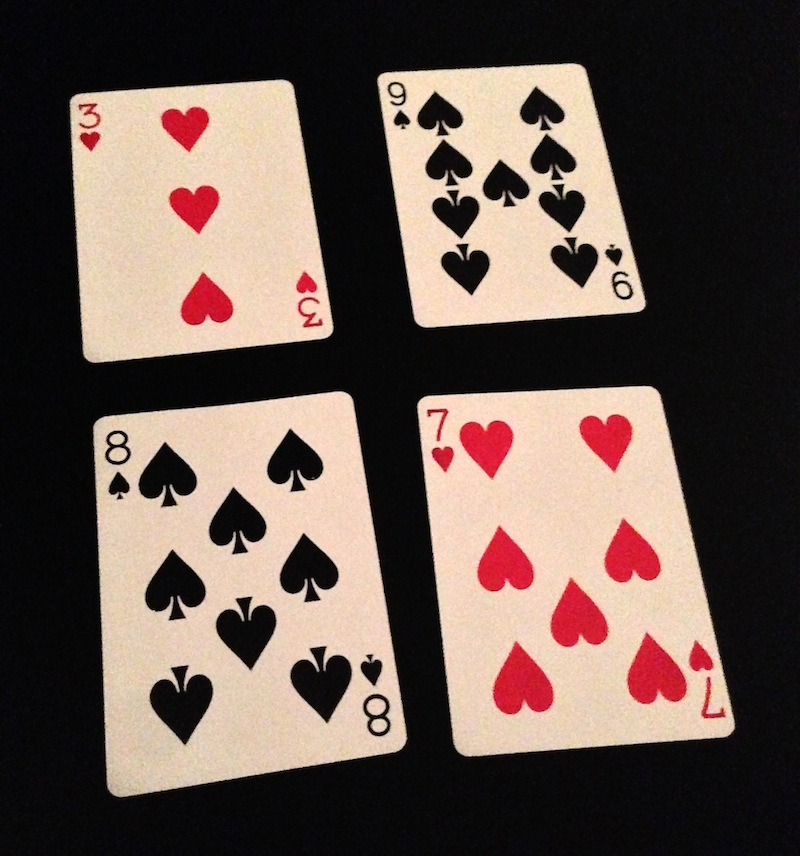
#> input picture Building BlackJack Counter/test.jpg, 800 x 856 px
$ python -i app.py   (imports and definitions only)   (Python 2 division)
#> lines starting #> are read from the running program, lines starting #| are printed output that depends on the picture; after the words box and inside, x2 and y2 are one past the last pixel; in counts of white or black regions, pixels touching at a corner belong together
#> further down, picture is the input picture: shape (856, 800, 3); mean B, G, R 79.1, 86.9, 103.7
import numpy as np
import cv2

def reorder(pts):
    """Reorder points in a rectangle in clockwise order to be consistent with OpenCV!
    """
    pts = pts.reshape((4,2))
    pts_new = np.zeros((4,2), np.float32)

    add = pts.sum(1)
    pts_new[0] = pts[np.argmin(add)]
    pts_new[2] = pts[np.argmax(add)]

    diff = np.diff(pts, 1)
    pts_new[1] = pts[np.argmin(diff)]
    pts_new[3] = pts[np.argmax(diff)]

    return pts_new

def preprocess(img):
    """Image cleaning
    """
    gray = cv2.cvtColor(img, cv2.COLOR_BGR2GRAY)
    blur = cv2.GaussianBlur(gray, (5,5), 0)
    thresh = cv2.adaptiveThreshold(blur, 255, 1, 1, 11, 1)
    return thresh

def img_compare(A, B):
    """Metric of image comparison
    """
    A = cv2.GaussianBlur(A, (5,5), 5)
    B = cv2.GaussianBlur(B, (5,5), 5)
    diff = cv2.absdiff(A, B)
    _, diff = cv2.threshold(diff, 200, 255, cv2.THRESH_BINARY)
    return np.sum(diff)

def closest_card(model, img):
    """Find the playing card that is the closest to img
    """
    features = preprocess(img)
    closest_match = sorted(model.values(), key=lambda x:img_compare(x[1], features))[0]
    return closest_match[0]

def extract_cards(img, num_cards=4):
#> called with num_cards = 4
    cards = []
    gray = cv2.cvtColor(img, cv2.COLOR_BGR2GRAY)
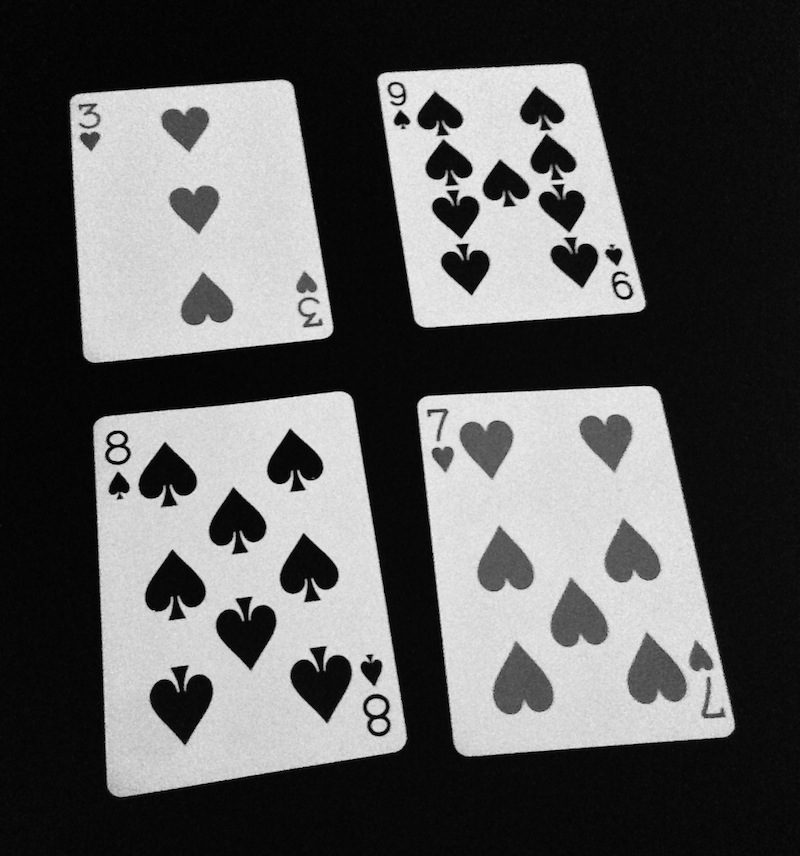
#> gray: shape (856, 800); min 0, max 244, mean 91.1
    blur = cv2.GaussianBlur(gray, (1,1), 1000)
    _, thresh = cv2.threshold(blur, 120, 255, cv2.THRESH_BINARY)
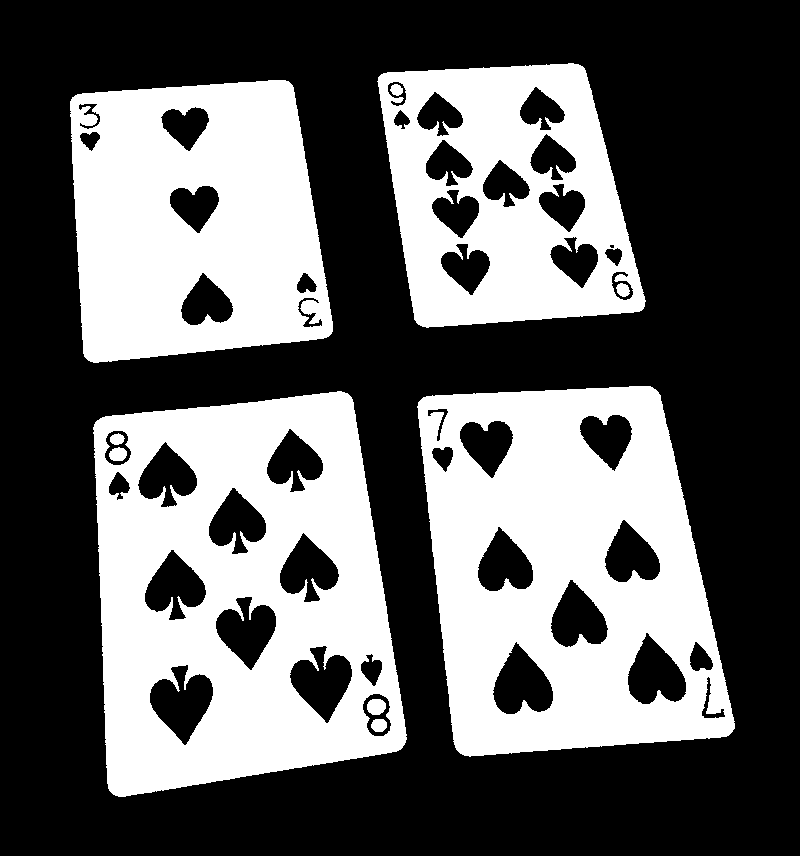
#> thresh: shape (856, 800); 38.4% white; 10 white regions

    contours, _ = cv2.findContours(thresh, cv2.RETR_EXTERNAL, cv2.CHAIN_APPROX_SIMPLE)
#> contours = 4 contours; box (x1, y1, x2, y2) and area: (93, 391, 407, 797) 104154, (417, 386, 735, 757) 93645, (70, 80, 333, 363) 62815, (377, 63, 646, 328) 55710
    contours = sorted(contours, key=cv2.contourArea, reverse=True)[:num_cards]
    new_dim = np.array([[0,0], [449, 0], [449, 449], [0, 449]], np.float32)

    for card in contours:
    	epsilon = 0.1*cv2.arcLength(card, True)
    	approx = cv2.approxPolyDP(card, epsilon, True)
    	approx = reorder(approx)

    	transform = cv2.getPerspectiveTransform(approx, new_dim)
    	warp = cv2.warpPerspective(img, transform, (450, 450))

    	cards.append(warp)
#> this loop made 4 passes
#> (epsilon, approx, pts in reorder, add in reorder, diff in reorder) on passes 1 to 4: (135.9, [[95, 422], [347, 393], [404, 744], [113, 794]], [[347, 393], [95, 422], [113, 794], [404, 744]], [740, 517, 907, 1148], [46, 327, 681, 340]), (129.1, [[418, 402], [652, 387], [734, 728], [460, 753]], [[652, 387], [418, 402], [460, 753], [734, 728]], [1039, 820, 1213, 1462], [-265, -16, 293, -6]), (103.4, [[72, 97], [288, 81], [331, 333], [88, 360]], [[288, 81], [72, 97], [88, 360], [331, 333]], [369, 169, 448, 664], [-207, 25, 272, 2]), (98.68, [[378, 77], [582, 66], [643, 308], [418, 324]], [[582, 66], [378, 77], [418, 324], [643, 308]], [648, 455, 742, 951], [-516, -301, -94, -335])
#> pass 1, in extract_cards, `warp = cv2.warpPerspective(img, transform, (450, 450))`:
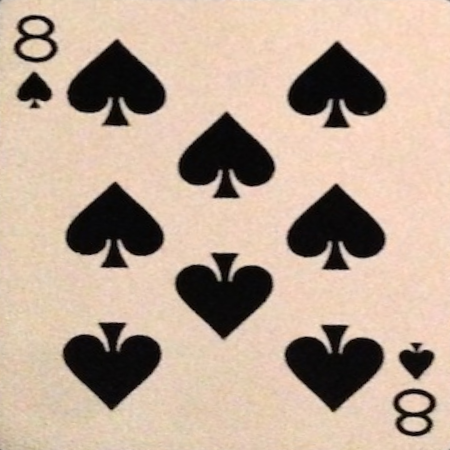
#> warp: shape (450, 450, 3); mean B, G, R 148.8, 166.2, 187.4
#> pass 2, in extract_cards, `warp = cv2.warpPerspective(img, transform, (450, 450))`:
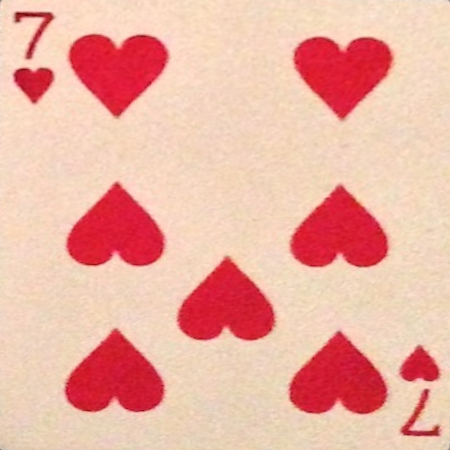
#> warp: shape (450, 450, 3); mean B, G, R 163, 177.3, 236.9
#> pass 3, in extract_cards, `warp = cv2.warpPerspective(img, transform, (450, 450))`:
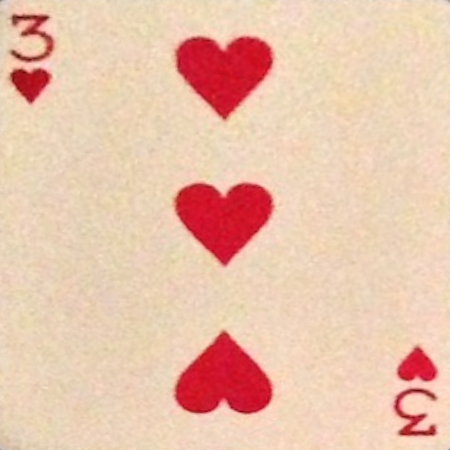
#> warp: shape (450, 450, 3); mean B, G, R 172.4, 194.5, 234.2
#> after the loop, cards = 4 items

    return cards

def train(training_labels_filename='train.tsv', training_image_filename='train.png', num_training_cards=56):
    """Collect training information for model
    """
    model= {}

    labels = {}
    for line in file(training_labels_filename):
        key, num, suit = line.strip().split()
        labels[int(key)] = (num, suit)

    training_img = cv2.imread(training_image_filename)
    for i, card in enumerate(extract_cards(training_img, num_training_cards)):
        model[i] = (labels[i], preprocess(card))

    return model

# [22 lines not run here, left out]


>>> import cv2
>>> picture = cv2.imread('test.jpg')
>>> result = extract_cards(picture)
#> result = 4 items
